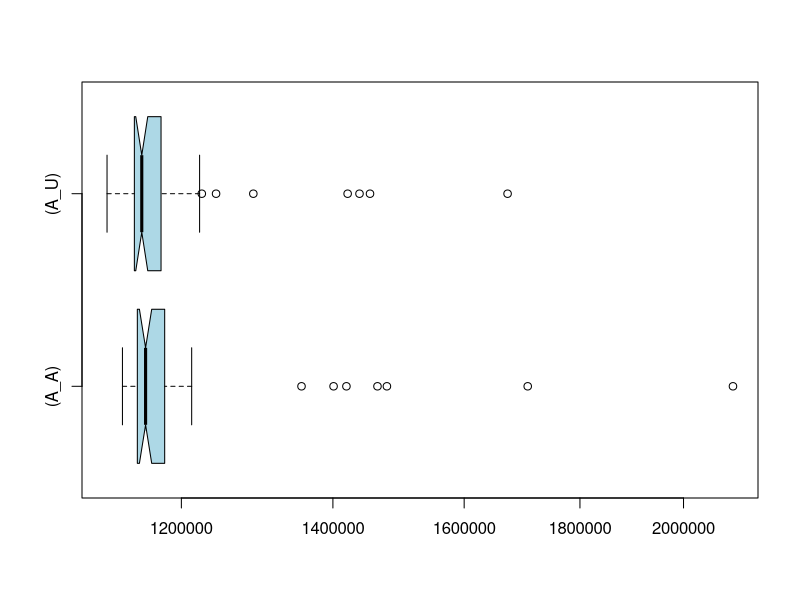

This figure's R source:
if (exists("A_A")) remove("A_A")
if (exists("A_U")) remove("A_U")
if (exists("C_A")) remove("C_A")
if (exists("C_U")) remove("C_U")
A_U<-c(1179603,1146860,1170889,1222455,1146770,1194360,1153604,1142775,1155229,1453853,1147330,1144303,1136177,1147025,1140839,1143971,1166303,1183346,1148548,1138949,1112607,1118431,1291132,1143614,1146071,1159706,1672250,1169274,1175436,1125044,1146794,1150964,1138410,1149663,1133826,1243111,1164039,1153526,1140057,1149438,1164855,1187253,1225201,1173134,1157545,1438395,1421145,1138657,1160984,1151719)
A_A<-c(1419389,1178832,1179803,1159186,1162839,1193910,1191342,1212644,1145045,1143372,1140311,1191565,1160740,1166875,1147639,1164873,1157402,1139948,1152310,1154297,1144738,1130183,1143757,1479064,1137878,1137196,1355999,1187612,1169862,1173900,1151749,1149628,1156855,1135951,1153829,1169047,1464942,1153199,1148616,1152503,1157493,1157344,1147432,1149223,1135923,1152113,2103175,1706863,1400957,1139608)
if (exists("A_U")) boxplot.stats(A_U)
if (exists("A_A")) boxplot.stats(A_A)
if (exists("C_U")) boxplot.stats(C_U)
if (exists("C_A")) boxplot.stats(C_A)
if (exists("A_U")) summary(A_U)
if (exists("A_A")) summary(A_A)
if (exists("C_U")) summary(C_U)
if (exists("C_A")) summary(C_A)
if (exists("A_U")) boxplot(A_A,A_U,col="lightblue",horizontal=TRUE,log="x",match=TRUE,names=c("(A_A)","(A_U)"),notch=TRUE)
if (exists("C_U")) boxplot(C_A,C_U,col="lightblue",horizontal=TRUE,log="x",match=TRUE,names=c("(C_A)","(C_U)"),notch=TRUE)
